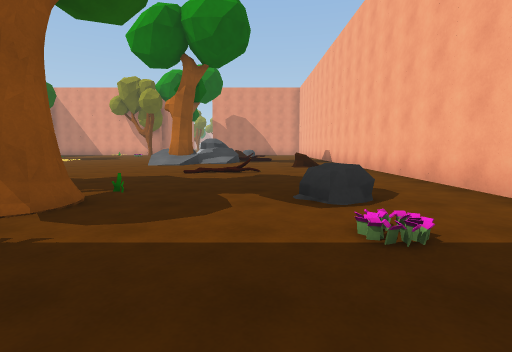
[1] (above)

24 first-person views from a walk through a scene from a Unity 3-D project. The camera is 1.3 m above the floor, tilts 6° down and sees 85° across. The floor is counted in squares, 2 m on a side. Each view is taken from the middle of a square. On the plan, view 1 faces up. The plan holds only what a view shows up to about 9 squares ahead; the rest is blank. The place goes on beyond the plan. The player character is not drawn.

[2]
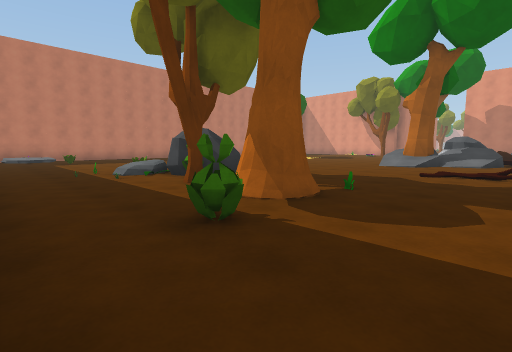

[3]
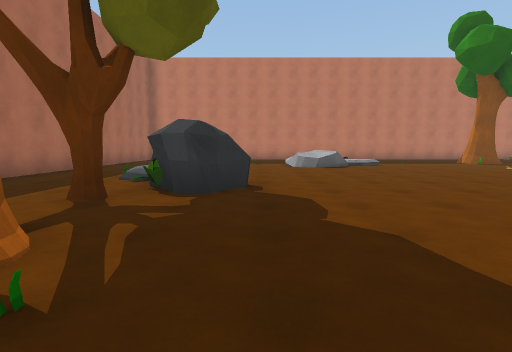

[4]
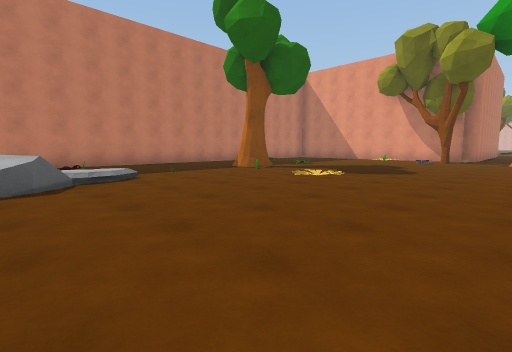

[5]
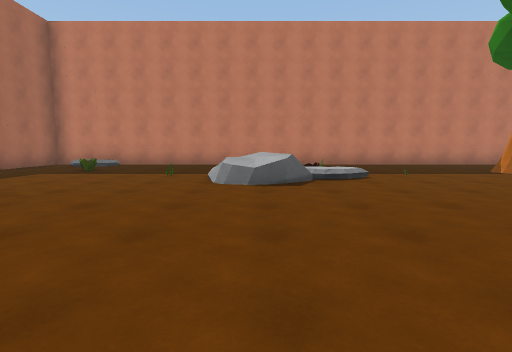

[6]
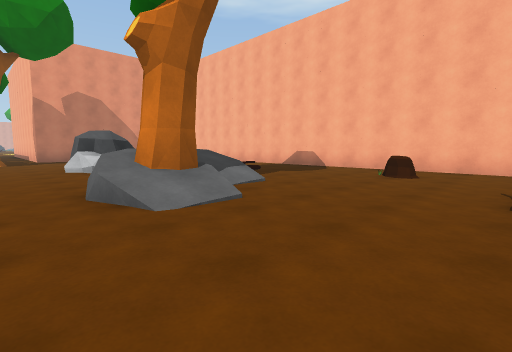

[7]
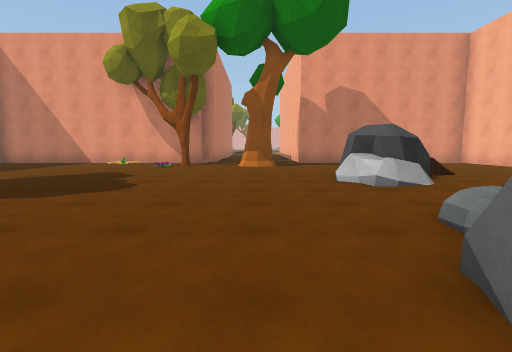

[8]
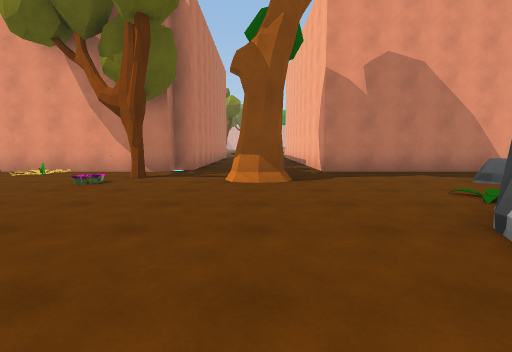

[9]
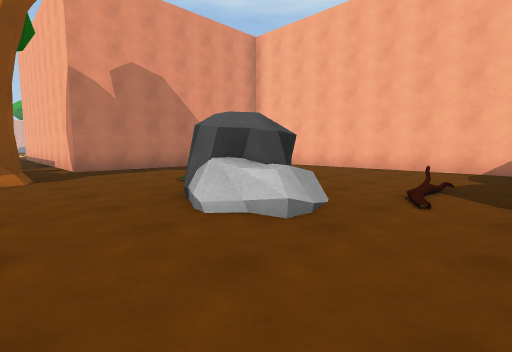

[10]
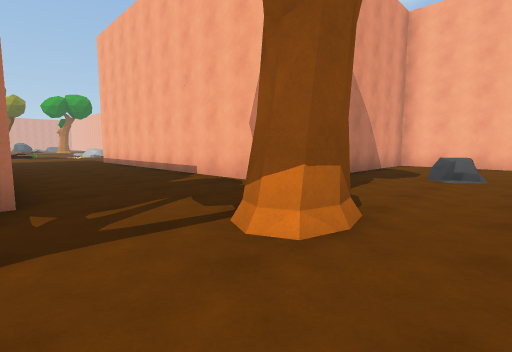

[11]
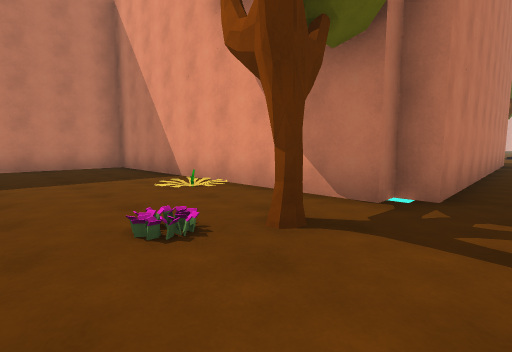

[12]
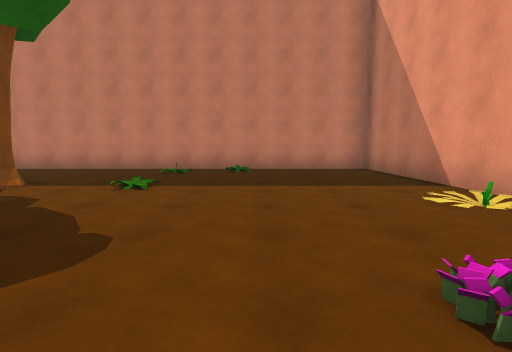

[13]
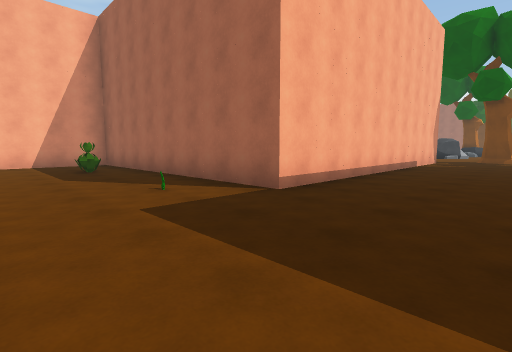

[14]
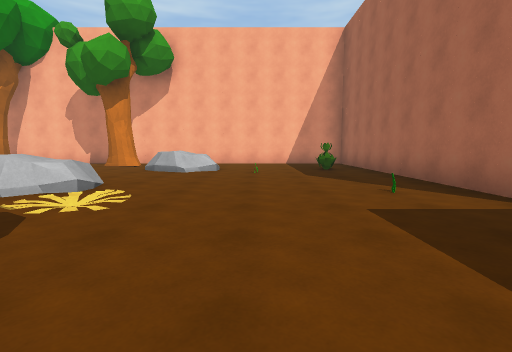

[15]
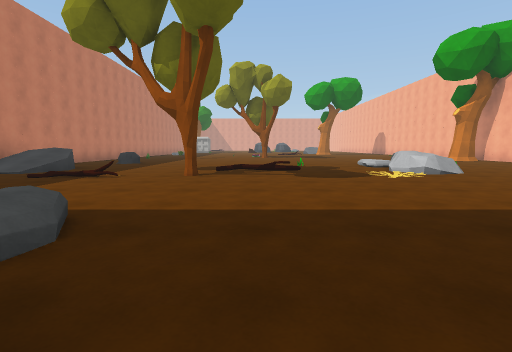

[16]
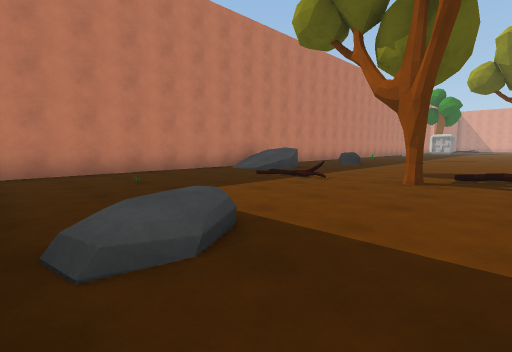

[17]
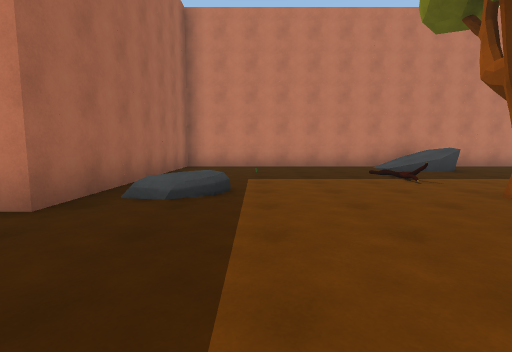

[18]
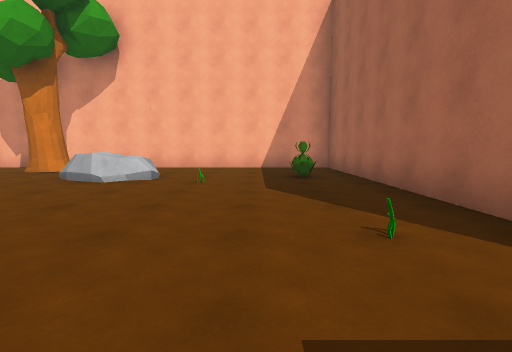

[19]
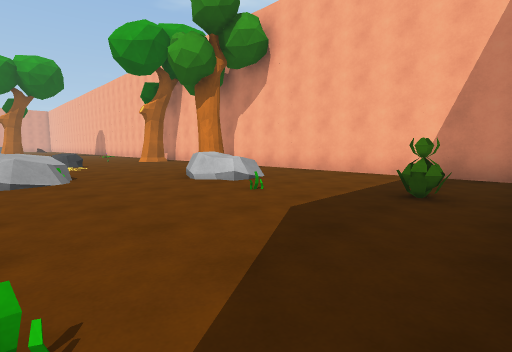

[20]
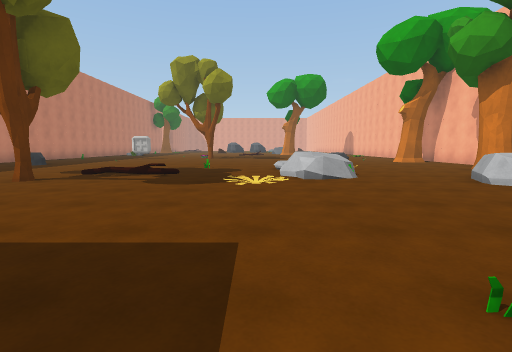

[21]
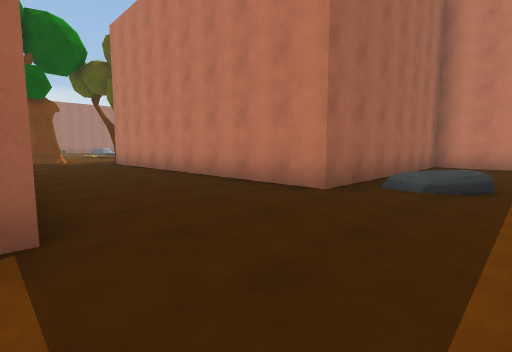

[22]
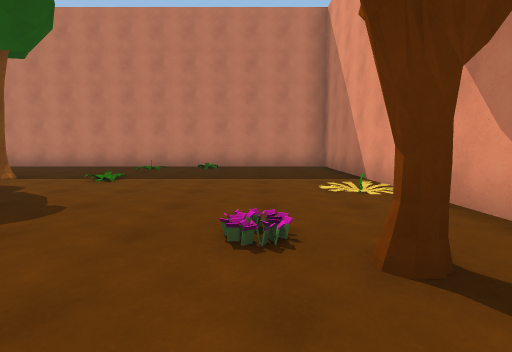

[23]
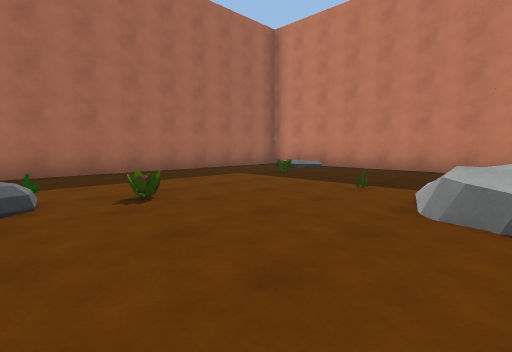

[24]
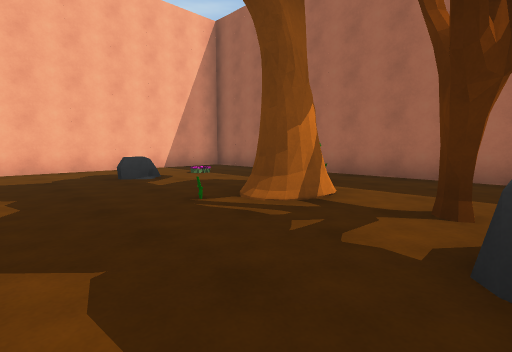

### Floor plan
Key: @ floor where view 1 was taken; # wall or solid block; . main floor; : floor 0.5 m higher than the main floor; + floor 1 m higher than the main floor; / step, stairs or slope; = window, fence, low wall or low ledge; v drop or lower ground; T tree; R rock; O other object.
Columns run from 16 left of view 1 to 5 right of it. Each row starts with its distance up from view 1.
 40    ...........  .....#
 39   #.........../ O...T#
 38    R /........R+...TT#
 37   #//.........R:..R..#
 36   #..//=.T...O...R /.#
 35   #..................#
 34   #..................#
 33   #..................#
 32   #.....R.........O..#
 31   #..................#
 30    #######...########
 29          #...#
 28          #...#
 27          #...#
 26          #...#
 25         v#...#
 24         v#...#
 23          #...#
 22  #########...#######
 21 #...................#
 20 #.....O..T.T........#
 19 #.......O......RR...#
 18 #...................#
 17 #O............O ....#
 16 #.O.O........RR.....#
 15 #............RR.....#
 14 #....T........//=...#
 13 #...TT..............#
 12 #.......O....RR ....#
 11 #...........RT//....#
 10 #...........//......#
  9 #..  /............=.#
  8 #    //.............#
  7 #    R/.......//=...#
  6 # ...//.............#
  5 #.........R.........#
  4 #......O..OO.....R..#
  3 #..O.....RO.TTT..R..#
  2  #............O..O..#
  1    ................ #
  0   ..............@..
 -1   #################

Where each view was taken, in squares from view 1:
view 1: 0 up, 0 right, facing up
view 2: 0 up, 0 right, facing up-left
view 3: 5 up, 1 left, facing left
view 4: 7 up, 5 left, facing up-left
view 5: 7 up, 5 left, facing left
view 6: 7 up, 5 left, facing up-right
view 7: 10 up, 5 left, facing up
view 8: 14 up, 5 left, facing up
view 9: 13 up, 5 left, facing up-right
view 10: 18 up, 7 left, facing up-right
view 11: 18 up, 6 left, facing up-left
view 12: 18 up, 7 left, facing left
view 13: 34 up, 6 left, facing down-right
view 14: 34 up, 6 left, facing right
view 15: 30 up, 6 left, facing up
view 16: 31 up, 6 left, facing up-left
view 17: 33 up, 4 left, facing left
view 18: 33 up, 4 left, facing right
view 19: 31 up, 2 left, facing up-right
view 20: 31 up, 3 left, facing up
view 21: 33 up, 3 left, facing down-left
view 22: 19 up, 6 left, facing left
view 23: 7 up, 7 left, facing down-left
view 24: 6 up, 5 left, facing down-right
